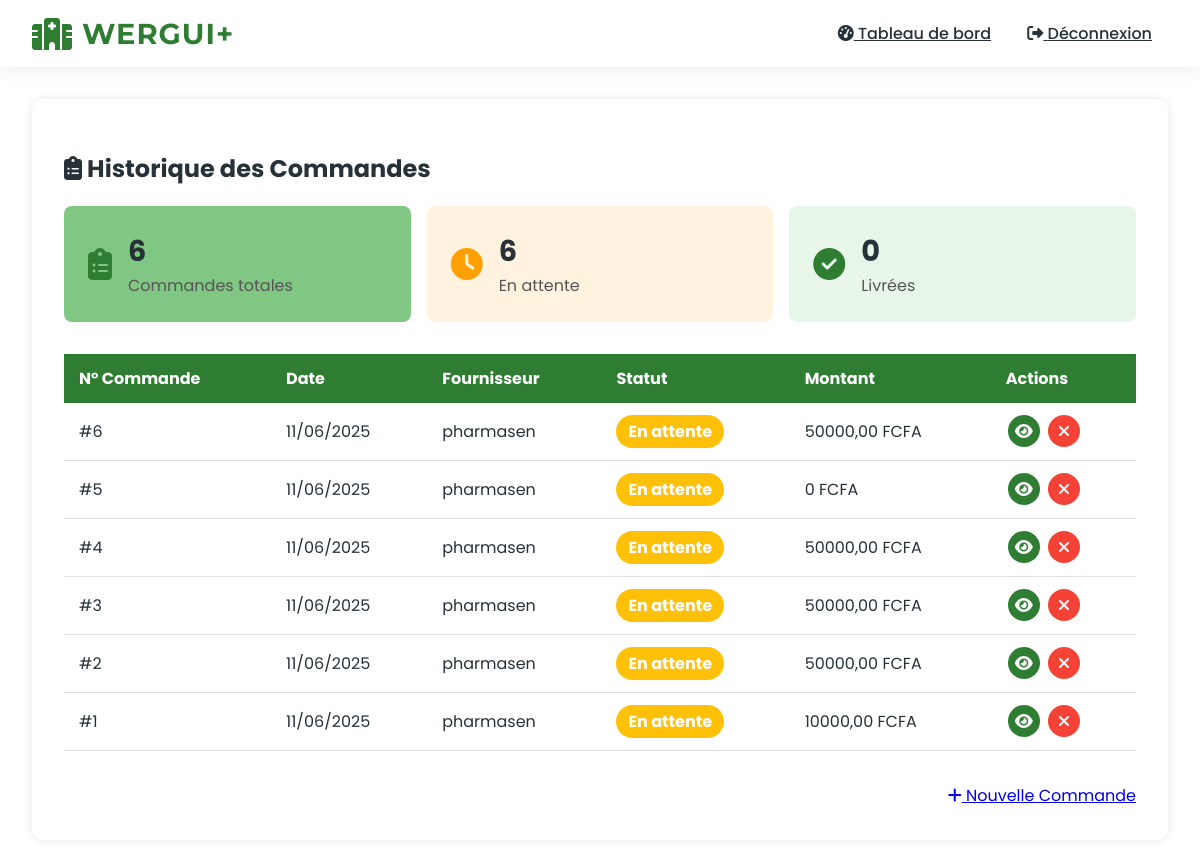
The app's page /accounts/pharmacist/view-orders/ (signed in) with its own data.
### accounts/models.py (models this page shows, shortened)
class Order(models.Model):
    STATUS_CHOICES = [
        ('PENDING', 'En attente'),
        ('CONFIRMED', 'Confirmée'),
        ('DELIVERED', 'Livrée'),
        ('CANCELLED', 'Annulée'),
    ]
    pharmacist = models.ForeignKey(CustomUser, on_delete=models.CASCADE)
    supplier = models.ForeignKey(Supplier, on_delete=models.CASCADE)
    order_date = models.DateTimeField(auto_now_add=True)
    delivery_date = models.DateTimeField(null=True, blank=True)
    status = models.CharField(max_length=20, choices=STATUS_CHOICES, default='PENDING')
    notes = models.TextField(blank=True)

class Supplier(models.Model):
    name = models.CharField(max_length=100)
    contact_email = models.EmailField()
    contact_phone = models.CharField(max_length=20)
    delivery_time = models.PositiveIntegerField(help_text="Délai de livraison en jours")
    shipping_cost = models.DecimalField(max_digits=10, decimal_places=2)

class OrderItem(models.Model):
    order = models.ForeignKey(Order, on_delete=models.CASCADE, related_name='items')
    medication = models.ForeignKey(Medication, on_delete=models.CASCADE)
    quantity = models.PositiveIntegerField()
    unit_price = models.DecimalField(max_digits=10, decimal_places=2)

### accounts/views.py (the view)
# urls.py: path('pharmacist/view-orders/', views.view_orders, name='view_orders'),
@login_required
@role_required('PHARMACIST')
def view_orders(request):
    orders = Order.objects.filter(pharmacist=request.user).select_related('supplier').prefetch_related('items').order_by('-order_date')
    for order in orders:
        order.total = sum(item.quantity * item.unit_price for item in order.items.all())
    total_orders = orders.count()
    pending_orders = orders.filter(status='PENDING').count()
    delivered_orders = orders.filter(status='DELIVERED').count()
    return render(request, 'accounts/pharmacist/view_orders.html', {
        'orders': orders,
        'total_orders': total_orders,
        'pending_orders': pending_orders,
        'delivered_orders': delivered_orders,
    })

### accounts/templatetags/order_filters.py (called while the page is built)
@register.filter
def sum_items(items):
    return sum(item.quantity * item.unit_price for item in items)

### accounts/templates/accounts/pharmacist/view_orders.html (shortened to what this page needs)
{% extends "base.html" %}
{% load order_filters %}
{% block content %}
<div class="pharmacist-container">
    <div class="pharmacist-header">
        <h2><i class="fas fa-clipboard-list"></i> Historique des Commandes</h2>
        <div class="order-stats">
            <div class="stat-card" style="background-color: var(--green-light);">
                <i class="fas fa-clipboard-list" style="color: var(--medical-green);"></i>
                <div>
                    <h3>{{ total_orders }}</h3>
                    <p>Commandes totales</p>
                </div>
            </div>
            <div class="stat-card" style="background-color: #FFF3E0;">
                <i class="fas fa-clock" style="color: #FFA000;"></i>
                <div>
                    <h3>{{ pending_orders }}</h3>
                    <p>En attente</p>
                </div>
            </div>
            <div class="stat-card" style="background-color: #E8F5E9;">
                <i class="fas fa-check-circle" style="color: var(--medical-green);"></i>
                <div>
                    <h3>{{ delivered_orders }}</h3>
                    <p>Livrées</p>
                </div>
            </div>
        </div>
    </div>
    <div class="table-responsive">
        <table class="order-table">
            <thead>
                <tr>
                    <th>N° Commande</th>
                    <th>Date</th>
                    <th>Fournisseur</th>
                    <th>Statut</th>
                    <th>Montant</th>
                    <th>Actions</th>
                </tr>
            </thead>
            <tbody>
                {% for order in orders %}
                <tr>
                    <td>#{{ order.id }}</td>
                    <td>{{ order.order_date|date:"d/m/Y" }}</td>
                    <td>{{ order.supplier.name }}</td>
                    <td>
                        <span class="status-badge status-{{ order.status|lower }}">
                            {{ order.get_status_display }}
                        </span>
                    </td>
                    <td>{{ order.items.all|sum_items }} FCFA</td>
                    <td>
                        <a href="{% url 'view_order_detail' order.id %}" class="btn-action btn-view" title="Détails">
                            <i class="fas fa-eye"></i>
                        </a>
                        {% if order.status == 'PENDING' %}
                        <a href="#" class="btn-action btn-cancel" title="Annuler">
                            <i class="fas fa-times"></i>
                        </a>
                        {% endif %}
                    </td>
                </tr>
                {% empty %}
                <tr>
                    <td colspan="6" class="text-center">Aucune commande trouvée</td>
                </tr>
                {% endfor %}
            </tbody>
        </table>
    </div>
    <div class="pharmacist-actions">
        <a href="{% url 'request_reorder' %}" class="btn-pharmacist">
            <i class="fas fa-plus"></i> Nouvelle Commande
        </a>
    </div>
</div>
{% endblock %}

### templates/base.html (style rules this page uses)
:root { --medical-green: #2E7D32; --green-dark: #1B5E20; --green-light: #81C784; --white: #FFFFFF; --gray-light: #FAFAFA; --text-dark: #263238; }
body { font-family: 'Poppins', sans-serif; background-color: var(--white); color: var(--text-dark); margin: 0; overflow-x: hidden; }

### accounts/templates/accounts/pharmacist/view_orders.html (style rules this page uses)
.pharmacist-container { background: white; padding: 2rem; border-radius: 10px; box-shadow: 0 0 10px rgba(0,0,0,0.1); }
.pharmacist-header { margin-bottom: 2rem; }
.order-stats { display: grid; grid-template-columns: repeat(auto-fit, minmax(200px, 1fr)); gap: 1rem; margin-bottom: 2rem; }
.stat-card { padding: 1.5rem; border-radius: 8px; display: flex; align-items: center; gap: 1rem; }
.stat-card i { font-size: 2rem; }
.stat-card h3 { margin: 0; font-size: 1.8rem; }
.stat-card p { margin: 0; color: #555; }
.order-table { width: 100%; border-collapse: collapse; margin-bottom: 2rem; }
.order-table th { background-color: var(--medical-green); color: white; padding: 12px 15px; text-align: left; }
.order-table td { padding: 12px 15px; border-bottom: 1px solid #e0e0e0; }
.status-badge { display: inline-block; padding: 0.25rem 0.75rem; border-radius: 50px; color: white; font-weight: bold; }
.status-pending { background-color: #FFC107; }
.btn-action { display: inline-flex; align-items: center; justify-content: center; width: 32px; height: 32px; border-radius: 50%; color: white; text-decoration: none; margin: 0 2px; }
.btn-view { background-color: var(--medical-green); }
.btn-cancel { background-color: #F44336; }
.pharmacist-actions { display: flex; justify-content: flex-end; }

### records on screen
Order: id "6", order_date "11/06/2025", supplier.name "pharmasen", status "En attente", items.all|sum_items "50000,00"
Order: id "5", order_date "11/06/2025", supplier.name "pharmasen", status "En attente", items.all|sum_items "0"
Order: id "4", order_date "11/06/2025", supplier.name "pharmasen", status "En attente", items.all|sum_items "50000,00"
Order: id "3", order_date "11/06/2025", supplier.name "pharmasen", status "En attente", items.all|sum_items "50000,00"
Order: id "2", order_date "11/06/2025", supplier.name "pharmasen", status "En attente", items.all|sum_items "50000,00"
Order: id "1", order_date "11/06/2025", supplier.name "pharmasen", status "En attente", items.all|sum_items "10000,00"

### other values on screen
{{ total_orders }} "6"
{{ pending_orders }} "6"
{{ delivered_orders }} "0"
